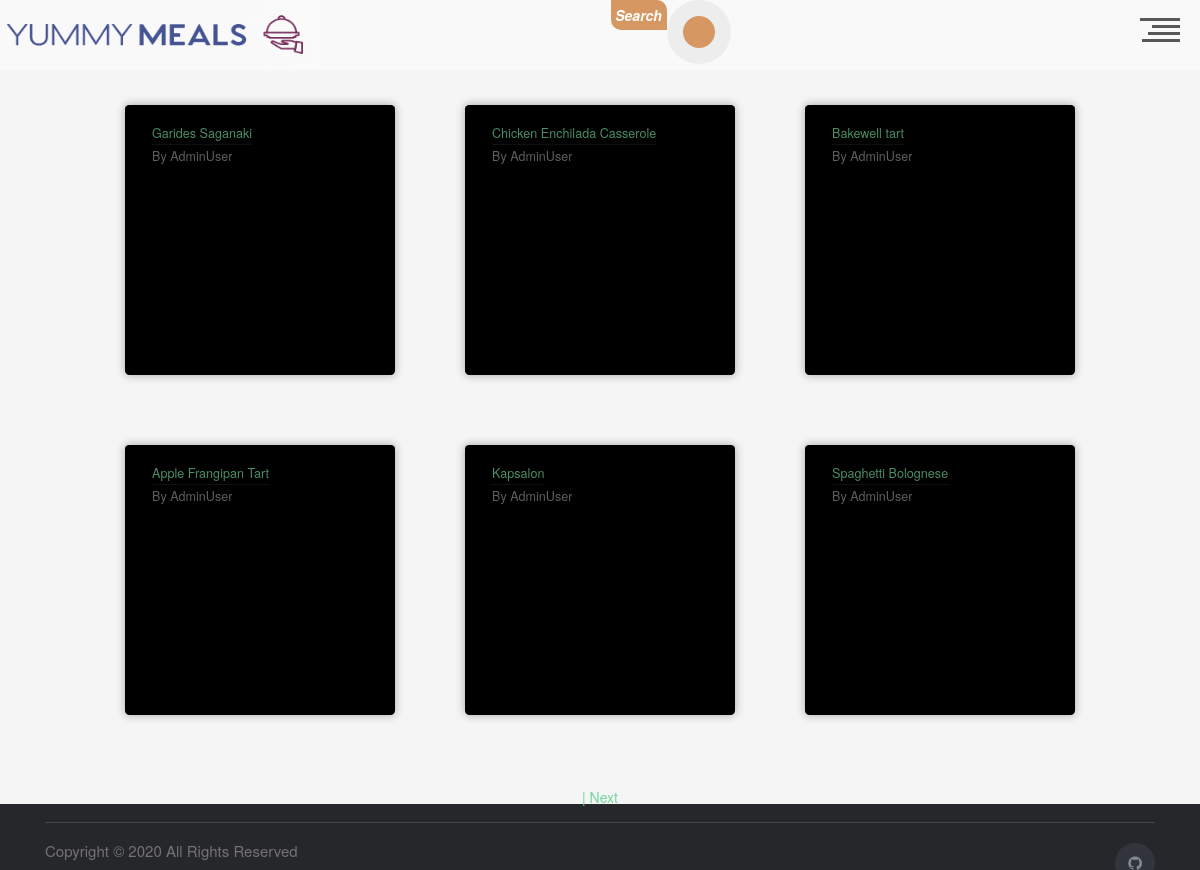
The page /meal/ (signed in) on the database its author committed.
### app/meals/models.py (models this page shows, shortened)
class Meal(db.Model):
    __tablename__ = 'meal'
    id = Column(Integer, primary_key=True)
    name = Column(String)
    category_id = Column(Integer, ForeignKey('category.id'))
    area_id = Column(Integer, ForeignKey('area.id'))
    author_id = Column(Integer, ForeignKey('user.id'), default=1)
    instructions = Column(String)
    img_link = Column(String, default='default.jpg')
    tags = Column(String)
    video_link = Column(String)
    date_posted = Column(db.DateTime, nullable=False, default=datetime.utcnow)
    area = relationship("Area")
    category = relationship("Category")
    user = relationship("User")

### app/users/models.py (models this page shows, shortened)
class User(db.Model, UserMixin):
    __tablename__ = 'user'
    id = db.Column(db.Integer, primary_key=True)
    username = db.Column(db.String(20), unique=True, nullable=False)
    email = db.Column(db.String(120), unique=True, nullable=False)
    image_file = db.Column(
        db.String(20), nullable=False, default='default.png')
    password = db.Column(db.String(60), nullable=False)
    comment = db.relationship('UserComments', backref='author', lazy=True)
    is_admin = db.Column(db.Boolean, default=False)

### app/meals/routes.py (the view)
@meals_bp.route('/')
def test_route():
    if not current_user.is_authenticated:
        return redirect('/')
    page = request.args.get('page', 1, type=int)
    meallist = Meal.query.paginate(page, 6, False)
    next_url = url_for('meals.test_route', page=meallist.next_num) \
        if meallist.has_next else None
    prev_url = url_for('meals.test_route', page=meallist.prev_num) \
        if meallist.has_prev else None
    return render_template(
        'main_page.html',
        meallist=meallist,
        next_url=next_url,
        prev_url=prev_url,
    )

### app/users/models.py (called while the page is built)
@login_manager.user_loader
def load_user(user_id):
    return User.query.get(int(user_id))

### app/meals/templates/main_page.html (shortened to what this page needs)
{% extends 'base.html' %}
{% block content %}
    <link rel="stylesheet" href={{ url_for('meals.static', filename='css/main.css') }}  />
<div class="flexbox">
    {% for meal in meallist.items %}
        <div class="food-card" style="background-image:url(
          {% if meal.author_id != 1 %}
            {{url_for('meals.static' ,filename = meal.img_link )}}
          {% else %}
            {{meal.img_link}}
          {% endif %}
          );">
    <div class="food-card-content">
      <div class="heading show">
        <h2><a href="/meal/meal_info/{{meal.id}}">{{meal.name}}</a></h2>
      </div>
      <div class="heading author show">
        <h5>By <a href="{{url_for('users.users_profiles' , u_id = meal.user.id)}}" class="profile">{{meal.user.username}}</a></h5>
      </div>
    </div>
  </div>
    {% endfor %}
</div>
<div class="nav_btns">
    {% if next_url %}
    <a href="{{ next_url }}">  | Next </a>
    {% endif %}
</div>
{% endblock content %}

### app/index/static/css/base.css (style rules this page uses)
* { margin: 0; padding: 0; outline: none; box-sizing: border-box; }
body { background-color: #ededed; }

### app/index/static/css/header.css (style rules this page uses)
html, div, span, applet, object, iframe, h1, h2, h3, h4, h5, h6, p, blockquote, pre, a, abbr, acronym, address, big, cite, code, del, dfn, em, img, ins, kbd, q, s, samp, small, strike, strong, sub, sup, tt, var, b, u, i, center, dl, dt, dd, ol, ul, li, fieldset, form, label, legend, table, caption, tbody, tfoot, thead, tr, th, td, article, aside, canvas, details, embed, figure, figcaption, footer, header, hgroup, menu, nav, output, ruby, section, summary, time, mark, audio, video { margin: 0; padding: 0; border: 0; font-size: 100%; font: inherit; vertical-align: baseline; }
body { line-height: 1; }
html * { -webkit-font-smoothing: antialiased; -moz-osx-font-smoothing: grayscale; }
*, *:after, *:before { -webkit-box-sizing: border-box; -moz-box-sizing: border-box; box-sizing: border-box; }
html, body { height: 100%; }
a { color: #72d69a; text-decoration: none; transition: color .2s ease-out; }
* { outline: none; border: none; padding: 0; }

### app/meals/static/css/main.css (style rules this page uses)
html { font-family:"Open Sans",sans-serif; height:100%; width:100%; background:whitesmoke; }
div.show { position:relative;overflow:hidden;width:fit-content; }
div.show > h1,div.show > h2,div.show > h3,div.show > h4,div.show > h5,div.show > p { animation:1s show-slow ease-in; }
.heading > * { margin:0;padding:4px 0;line-height:1.125;white-space:nowrap;overflow:hidden;text-overflow:ellipsis;max-width:200px; }
.author > h5 { opacity:0.56;line-height:1.25; }
.food-card { position:relative;width:300px;height:300px;margin:20px 20px;border-radius:5px;box-shadow:0 0 10px 1px #00000045;background:black no-repeat right top ;background-size:auto 300px;color:white;overflow:hidden; }
.flexbox { display:flex;justify-content:center;vertical-align:middle;flex-wrap:wrap; }
.food-card-content { background:black;padding:20px 30px;opacity:0.66;transition:0.5s ease all; }
.food-card { transform:scale(0.9);transition:0.5s all ease; }
.profile { color:white; }
.nav_btns { width: 100%; text-align: center; margin: 40px auto; }

### rows shown on the page
Meal: name "Garides Saganaki", user.username "AdminUser"
Meal: name "Chicken Enchilada Casserole", user.username "AdminUser"
Meal: name "Bakewell tart", user.username "AdminUser"
Meal: name "Apple Frangipan Tart", user.username "AdminUser"
Meal: name "Kapsalon", user.username "AdminUser"
Meal: name "Spaghetti Bolognese", user.username "AdminUser"
